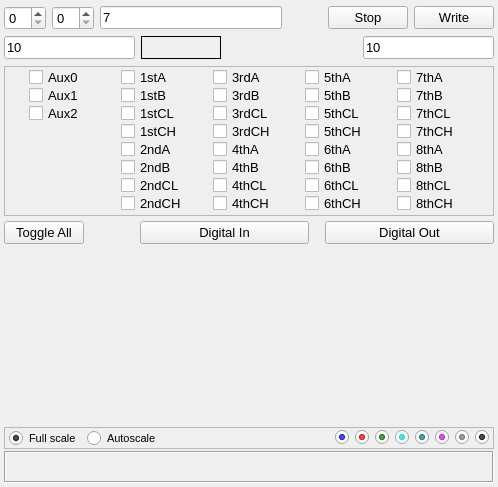
<?xml version="1.0" encoding="UTF-8"?>
<ui version="4.0">
 <class>DioSubWidget</class>
 <widget class="QWidget" name="DioSubWidget">
  <property name="geometry">
   <rect>
    <x>0</x>
    <y>0</y>
    <width>498</width>
    <height>487</height>
   </rect>
  </property>
  <property name="sizePolicy">
   <sizepolicy hsizetype="Preferred" vsizetype="Minimum">
    <horstretch>0</horstretch>
    <verstretch>0</verstretch>
   </sizepolicy>
  </property>
  <property name="minimumSize">
   <size>
    <width>0</width>
    <height>200</height>
   </size>
  </property>
  <property name="font">
   <font>
    <pointsize>10</pointsize>
   </font>
  </property>
  <property name="windowTitle">
   <string>Form</string>
  </property>
  <layout class="QVBoxLayout" name="verticalLayout">
   <property name="spacing">
    <number>2</number>
   </property>
   <property name="leftMargin">
    <number>4</number>
   </property>
   <property name="topMargin">
    <number>4</number>
   </property>
   <property name="rightMargin">
    <number>4</number>
   </property>
   <property name="bottomMargin">
    <number>4</number>
   </property>
   <item>
    <widget class="QFrame" name="fraAsync">
     <property name="sizePolicy">
      <sizepolicy hsizetype="Preferred" vsizetype="Minimum">
       <horstretch>0</horstretch>
       <verstretch>0</verstretch>
      </sizepolicy>
     </property>
     <property name="maximumSize">
      <size>
       <width>16777215</width>
       <height>33</height>
      </size>
     </property>
     <property name="frameShape">
      <enum>QFrame::NoFrame</enum>
     </property>
     <property name="frameShadow">
      <enum>QFrame::Raised</enum>
     </property>
     <layout class="QHBoxLayout" name="horizontalLayout" stretch="1,1,10,0,4,4">
      <property name="leftMargin">
       <number>0</number>
      </property>
      <property name="topMargin">
       <number>2</number>
      </property>
      <property name="rightMargin">
       <number>0</number>
      </property>
      <property name="bottomMargin">
       <number>2</number>
      </property>
      <item>
       <widget class="QSpinBox" name="spnLowChan">
        <property name="toolTip">
         <string>Low channel</string>
        </property>
       </widget>
      </item>
      <item>
       <widget class="QSpinBox" name="spnHighChan">
        <property name="toolTip">
         <string>High channel</string>
        </property>
       </widget>
      </item>
      <item>
       <widget class="QLineEdit" name="leNumSamples">
        <property name="toolTip">
         <string>Value to write</string>
        </property>
        <property name="text">
         <string>7</string>
        </property>
       </widget>
      </item>
      <item>
       <spacer name="horizontalSpacer">
        <property name="orientation">
         <enum>Qt::Horizontal</enum>
        </property>
        <property name="sizeHint" stdset="0">
         <size>
          <width>40</width>
          <height>20</height>
         </size>
        </property>
       </spacer>
      </item>
      <item>
       <widget class="QPushButton" name="cmdStop">
        <property name="text">
         <string>Stop</string>
        </property>
       </widget>
      </item>
      <item>
       <widget class="QPushButton" name="cmdGo">
        <property name="text">
         <string>Write</string>
        </property>
       </widget>
      </item>
     </layout>
    </widget>
   </item>
   <item>
    <widget class="QFrame" name="fraScan">
     <property name="minimumSize">
      <size>
       <width>0</width>
       <height>0</height>
      </size>
     </property>
     <property name="maximumSize">
      <size>
       <width>16777215</width>
       <height>33</height>
      </size>
     </property>
     <property name="frameShape">
      <enum>QFrame::NoFrame</enum>
     </property>
     <property name="frameShadow">
      <enum>QFrame::Raised</enum>
     </property>
     <layout class="QHBoxLayout" name="horizontalLayout_3">
      <property name="leftMargin">
       <number>0</number>
      </property>
      <property name="topMargin">
       <number>2</number>
      </property>
      <property name="rightMargin">
       <number>0</number>
      </property>
      <property name="bottomMargin">
       <number>2</number>
      </property>
      <item>
       <widget class="QLineEdit" name="leRate">
        <property name="toolTip">
         <string>Rate</string>
        </property>
        <property name="text">
         <string>10</string>
        </property>
       </widget>
      </item>
      <item>
       <widget class="QLabel" name="lblRateReturned">
        <property name="sizePolicy">
         <sizepolicy hsizetype="Preferred" vsizetype="Preferred">
          <horstretch>0</horstretch>
          <verstretch>0</verstretch>
         </sizepolicy>
        </property>
        <property name="minimumSize">
         <size>
          <width>80</width>
          <height>18</height>
         </size>
        </property>
        <property name="toolTip">
         <string>Actual rate returned</string>
        </property>
        <property name="frameShape">
         <enum>QFrame::Box</enum>
        </property>
        <property name="text">
         <string/>
        </property>
       </widget>
      </item>
      <item>
       <spacer name="horizontalSpacer_3">
        <property name="orientation">
         <enum>Qt::Horizontal</enum>
        </property>
        <property name="sizeHint" stdset="0">
         <size>
          <width>136</width>
          <height>20</height>
         </size>
        </property>
       </spacer>
      </item>
      <item>
       <widget class="QLineEdit" name="leBlockSize">
        <property name="toolTip">
         <string>Block size (should be &lt; samples per channel)</string>
        </property>
        <property name="text">
         <string>10</string>
        </property>
       </widget>
      </item>
     </layout>
    </widget>
   </item>
   <item>
    <widget class="QFrame" name="fraPorts">
     <property name="sizePolicy">
      <sizepolicy hsizetype="Preferred" vsizetype="Preferred">
       <horstretch>0</horstretch>
       <verstretch>0</verstretch>
      </sizepolicy>
     </property>
     <property name="minimumSize">
      <size>
       <width>0</width>
       <height>190</height>
      </size>
     </property>
     <property name="frameShape">
      <enum>QFrame::NoFrame</enum>
     </property>
     <property name="frameShadow">
      <enum>QFrame::Raised</enum>
     </property>
     <layout class="QVBoxLayout" name="portLayout">
      <property name="spacing">
       <number>0</number>
      </property>
      <property name="leftMargin">
       <number>0</number>
      </property>
      <property name="topMargin">
       <number>2</number>
      </property>
      <property name="rightMargin">
       <number>0</number>
      </property>
      <property name="bottomMargin">
       <number>2</number>
      </property>
      <item>
       <widget class="QFrame" name="fraPortSel">
        <property name="minimumSize">
         <size>
          <width>0</width>
          <height>148</height>
         </size>
        </property>
        <property name="maximumSize">
         <size>
          <width>16777215</width>
          <height>150</height>
         </size>
        </property>
        <property name="frameShape">
         <enum>QFrame::StyledPanel</enum>
        </property>
        <property name="frameShadow">
         <enum>QFrame::Raised</enum>
        </property>
        <layout class="QGridLayout" name="gridLayout_2">
         <property name="leftMargin">
          <number>6</number>
         </property>
         <property name="topMargin">
          <number>2</number>
         </property>
         <property name="rightMargin">
          <number>6</number>
         </property>
         <property name="bottomMargin">
          <number>2</number>
         </property>
         <property name="horizontalSpacing">
          <number>4</number>
         </property>
         <property name="verticalSpacing">
          <number>2</number>
         </property>
         <item row="0" column="0">
          <widget class="QCheckBox" name="chkAux0">
           <property name="sizePolicy">
            <sizepolicy hsizetype="Minimum" vsizetype="Minimum">
             <horstretch>0</horstretch>
             <verstretch>0</verstretch>
            </sizepolicy>
           </property>
           <property name="minimumSize">
            <size>
             <width>0</width>
             <height>0</height>
            </size>
           </property>
           <property name="maximumSize">
            <size>
             <width>70</width>
             <height>16</height>
            </size>
           </property>
           <property name="font">
            <font>
             <pointsize>10</pointsize>
            </font>
           </property>
           <property name="text">
            <string>Aux0</string>
           </property>
           <property name="portNum" stdset="0">
            <number>1</number>
           </property>
          </widget>
         </item>
         <item row="0" column="1">
          <widget class="QCheckBox" name="chk1stA">
           <property name="maximumSize">
            <size>
             <width>70</width>
             <height>16</height>
            </size>
           </property>
           <property name="font">
            <font>
             <pointsize>10</pointsize>
            </font>
           </property>
           <property name="text">
            <string>1stA</string>
           </property>
           <property name="portNum" stdset="0">
            <number>10</number>
           </property>
          </widget>
         </item>
         <item row="0" column="2">
          <widget class="QCheckBox" name="chk3rdA">
           <property name="maximumSize">
            <size>
             <width>70</width>
             <height>16</height>
            </size>
           </property>
           <property name="font">
            <font>
             <pointsize>10</pointsize>
            </font>
           </property>
           <property name="text">
            <string>3rdA</string>
           </property>
           <property name="portNum" stdset="0">
            <string>18</string>
           </property>
          </widget>
         </item>
         <item row="0" column="3">
          <widget class="QCheckBox" name="chk5thA">
           <property name="maximumSize">
            <size>
             <width>70</width>
             <height>16</height>
            </size>
           </property>
           <property name="font">
            <font>
             <pointsize>10</pointsize>
            </font>
           </property>
           <property name="text">
            <string>5thA</string>
           </property>
           <property name="portNum" stdset="0">
            <string>26</string>
           </property>
          </widget>
         </item>
         <item row="0" column="4">
          <widget class="QCheckBox" name="chk7thA">
           <property name="maximumSize">
            <size>
             <width>70</width>
             <height>16</height>
            </size>
           </property>
           <property name="font">
            <font>
             <pointsize>10</pointsize>
            </font>
           </property>
           <property name="text">
            <string>7thA</string>
           </property>
           <property name="portNum" stdset="0">
            <string>34</string>
           </property>
          </widget>
         </item>
         <item row="1" column="0">
          <widget class="QCheckBox" name="chkAux1">
           <property name="maximumSize">
            <size>
             <width>70</width>
             <height>16</height>
            </size>
           </property>
           <property name="font">
            <font>
             <pointsize>10</pointsize>
            </font>
           </property>
           <property name="text">
            <string>Aux1</string>
           </property>
           <property name="portNum" stdset="0">
            <number>2</number>
           </property>
          </widget>
         </item>
         <item row="1" column="1">
          <widget class="QCheckBox" name="chk1stB">
           <property name="maximumSize">
            <size>
             <width>70</width>
             <height>16</height>
            </size>
           </property>
           <property name="font">
            <font>
             <pointsize>10</pointsize>
            </font>
           </property>
           <property name="text">
            <string>1stB</string>
           </property>
           <property name="portNum" stdset="0">
            <number>11</number>
           </property>
          </widget>
         </item>
         <item row="1" column="2">
          <widget class="QCheckBox" name="chk3rdB">
           <property name="maximumSize">
            <size>
             <width>70</width>
             <height>16</height>
            </size>
           </property>
           <property name="font">
            <font>
             <pointsize>10</pointsize>
            </font>
           </property>
           <property name="text">
            <string>3rdB</string>
           </property>
           <property name="portNum" stdset="0">
            <string>19</string>
           </property>
          </widget>
         </item>
         <item row="1" column="3">
          <widget class="QCheckBox" name="chk5thB">
           <property name="maximumSize">
            <size>
             <width>70</width>
             <height>16</height>
            </size>
           </property>
           <property name="font">
            <font>
             <pointsize>10</pointsize>
            </font>
           </property>
           <property name="text">
            <string>5thB</string>
           </property>
           <property name="portNum" stdset="0">
            <string>27</string>
           </property>
          </widget>
         </item>
         <item row="1" column="4">
          <widget class="QCheckBox" name="chk7thB">
           <property name="maximumSize">
            <size>
             <width>70</width>
             <height>16</height>
            </size>
           </property>
           <property name="font">
            <font>
             <pointsize>10</pointsize>
            </font>
           </property>
           <property name="text">
            <string>7thB</string>
           </property>
           <property name="portNum" stdset="0">
            <string>35</string>
           </property>
          </widget>
         </item>
         <item row="2" column="0">
          <widget class="QCheckBox" name="chkAux2">
           <property name="maximumSize">
            <size>
             <width>70</width>
             <height>16</height>
            </size>
           </property>
           <property name="font">
            <font>
             <pointsize>10</pointsize>
            </font>
           </property>
           <property name="text">
            <string>Aux2</string>
           </property>
           <property name="portNum" stdset="0">
            <number>3</number>
           </property>
          </widget>
         </item>
         <item row="2" column="1">
          <widget class="QCheckBox" name="chk1stCL">
           <property name="maximumSize">
            <size>
             <width>70</width>
             <height>16</height>
            </size>
           </property>
           <property name="font">
            <font>
             <pointsize>10</pointsize>
            </font>
           </property>
           <property name="text">
            <string>1stCL</string>
           </property>
           <property name="portNum" stdset="0">
            <number>12</number>
           </property>
          </widget>
         </item>
         <item row="2" column="2">
          <widget class="QCheckBox" name="chk3rdCL">
           <property name="maximumSize">
            <size>
             <width>70</width>
             <height>16</height>
            </size>
           </property>
           <property name="font">
            <font>
             <pointsize>10</pointsize>
            </font>
           </property>
           <property name="text">
            <string>3rdCL</string>
           </property>
           <property name="portNum" stdset="0">
            <string>20</string>
           </property>
          </widget>
         </item>
         <item row="2" column="3">
          <widget class="QCheckBox" name="chk5thCL">
           <property name="maximumSize">
            <size>
             <width>70</width>
             <height>16</height>
            </size>
           </property>
           <property name="font">
            <font>
             <pointsize>10</pointsize>
            </font>
           </property>
           <property name="text">
            <string>5thCL</string>
           </property>
           <property name="portNum" stdset="0">
            <string>28</string>
           </property>
          </widget>
         </item>
         <item row="2" column="4">
          <widget class="QCheckBox" name="chk7thCL">
           <property name="maximumSize">
            <size>
             <width>70</width>
             <height>16</height>
            </size>
           </property>
           <property name="font">
            <font>
             <pointsize>10</pointsize>
            </font>
           </property>
           <property name="text">
            <string>7thCL</string>
           </property>
           <property name="portNum" stdset="0">
            <string>36</string>
           </property>
          </widget>
         </item>
         <item row="3" column="1">
          <widget class="QCheckBox" name="chk1stCH">
           <property name="maximumSize">
            <size>
             <width>70</width>
             <height>16</height>
            </size>
           </property>
           <property name="font">
            <font>
             <pointsize>10</pointsize>
            </font>
           </property>
           <property name="text">
            <string>1stCH</string>
           </property>
           <property name="portNum" stdset="0">
            <number>13</number>
           </property>
          </widget>
         </item>
         <item row="3" column="2">
          <widget class="QCheckBox" name="chk3rdCH">
           <property name="maximumSize">
            <size>
             <width>70</width>
             <height>16</height>
            </size>
           </property>
           <property name="font">
            <font>
             <pointsize>10</pointsize>
            </font>
           </property>
           <property name="text">
            <string>3rdCH</string>
           </property>
           <property name="portNum" stdset="0">
            <string>21</string>
           </property>
          </widget>
         </item>
         <item row="3" column="3">
          <widget class="QCheckBox" name="chk5thCH">
           <property name="maximumSize">
            <size>
             <width>70</width>
             <height>16</height>
            </size>
           </property>
           <property name="font">
            <font>
             <pointsize>10</pointsize>
            </font>
           </property>
           <property name="text">
            <string>5thCH</string>
           </property>
           <property name="portNum" stdset="0">
            <string>29</string>
           </property>
          </widget>
         </item>
         <item row="3" column="4">
          <widget class="QCheckBox" name="chk7thCH">
           <property name="maximumSize">
            <size>
             <width>70</width>
             <height>16</height>
            </size>
           </property>
           <property name="font">
            <font>
             <pointsize>10</pointsize>
            </font>
           </property>
           <property name="text">
            <string>7thCH</string>
           </property>
           <property name="portNum" stdset="0">
            <string>37</string>
           </property>
          </widget>
         </item>
         <item row="4" column="1">
          <widget class="QCheckBox" name="chk2ndA">
           <property name="maximumSize">
            <size>
             <width>70</width>
             <height>16</height>
            </size>
           </property>
           <property name="font">
            <font>
             <pointsize>10</pointsize>
            </font>
           </property>
           <property name="text">
            <string>2ndA</string>
           </property>
           <property name="portNum" stdset="0">
            <string>14</string>
           </property>
          </widget>
         </item>
         <item row="4" column="2">
          <widget class="QCheckBox" name="chk4thA">
           <property name="maximumSize">
            <size>
             <width>70</width>
             <height>16</height>
            </size>
           </property>
           <property name="font">
            <font>
             <pointsize>10</pointsize>
            </font>
           </property>
           <property name="text">
            <string>4thA</string>
           </property>
           <property name="portNum" stdset="0">
            <string>22</string>
           </property>
          </widget>
         </item>
         <item row="4" column="3">
          <widget class="QCheckBox" name="chk6thA">
           <property name="maximumSize">
            <size>
             <width>70</width>
             <height>16</height>
            </size>
           </property>
           <property name="font">
            <font>
             <pointsize>10</pointsize>
            </font>
           </property>
           <property name="text">
            <string>6thA</string>
           </property>
           <property name="portNum" stdset="0">
            <string>30</string>
           </property>
          </widget>
         </item>
         <item row="4" column="4">
          <widget class="QCheckBox" name="chk8thA">
           <property name="maximumSize">
            <size>
             <width>70</width>
             <height>16</height>
            </size>
           </property>
           <property name="font">
            <font>
             <pointsize>10</pointsize>
            </font>
           </property>
           <property name="text">
            <string>8thA</string>
           </property>
           <property name="portNum" stdset="0">
            <string>38</string>
           </property>
          </widget>
         </item>
         <item row="5" column="1">
          <widget class="QCheckBox" name="chk2ndB">
           <property name="maximumSize">
            <size>
             <width>70</width>
             <height>16</height>
            </size>
           </property>
           <property name="font">
            <font>
             <pointsize>10</pointsize>
            </font>
           </property>
           <property name="text">
            <string>2ndB</string>
           </property>
           <property name="portNum" stdset="0">
            <string>15</string>
           </property>
          </widget>
         </item>
         <item row="5" column="2">
          <widget class="QCheckBox" name="chk4thB">
           <property name="maximumSize">
            <size>
             <width>70</width>
             <height>16</height>
            </size>
           </property>
           <property name="font">
            <font>
             <pointsize>10</pointsize>
            </font>
           </property>
           <property name="text">
            <string>4thB</string>
           </property>
           <property name="portNum" stdset="0">
            <string>23</string>
           </property>
          </widget>
         </item>
         <item row="5" column="3">
          <widget class="QCheckBox" name="chk6thB">
           <property name="maximumSize">
            <size>
             <width>70</width>
             <height>16</height>
            </size>
           </property>
           <property name="font">
            <font>
             <pointsize>10</pointsize>
            </font>
           </property>
           <property name="text">
            <string>6thB</string>
           </property>
           <property name="portNum" stdset="0">
            <string>31</string>
           </property>
          </widget>
         </item>
         <item row="5" column="4">
          <widget class="QCheckBox" name="chk8thB">
           <property name="maximumSize">
            <size>
             <width>70</width>
             <height>16</height>
            </size>
           </property>
           <property name="font">
            <font>
             <pointsize>10</pointsize>
            </font>
           </property>
           <property name="text">
            <string>8thB</string>
           </property>
           <property name="portNum" stdset="0">
            <string>39</string>
           </property>
          </widget>
         </item>
         <item row="6" column="1">
          <widget class="QCheckBox" name="chk2ndCL">
           <property name="maximumSize">
            <size>
             <width>70</width>
             <height>16</height>
            </size>
           </property>
           <property name="font">
            <font>
             <pointsize>10</pointsize>
            </font>
           </property>
           <property name="text">
            <string>2ndCL</string>
           </property>
           <property name="portNum" stdset="0">
            <string>16</string>
           </property>
          </widget>
         </item>
         <item row="6" column="2">
          <widget class="QCheckBox" name="chk4thCL">
           <property name="maximumSize">
            <size>
             <width>70</width>
             <height>16</height>
            </size>
           </property>
           <property name="font">
            <font>
             <pointsize>10</pointsize>
            </font>
           </property>
           <property name="text">
            <string>4thCL</string>
           </property>
           <property name="portNum" stdset="0">
            <string>24</string>
           </property>
          </widget>
         </item>
         <item row="6" column="3">
          <widget class="QCheckBox" name="chk6thCL">
           <property name="maximumSize">
            <size>
             <width>70</width>
             <height>16</height>
            </size>
           </property>
           <property name="font">
            <font>
             <pointsize>10</pointsize>
            </font>
           </property>
           <property name="text">
            <string>6thCL</string>
           </property>
           <property name="portNum" stdset="0">
            <string>32</string>
           </property>
          </widget>
         </item>
         <item row="6" column="4">
          <widget class="QCheckBox" name="chk8thCL">
           <property name="maximumSize">
            <size>
             <width>70</width>
             <height>16</height>
            </size>
           </property>
           <property name="font">
            <font>
             <pointsize>10</pointsize>
            </font>
           </property>
           <property name="text">
            <string>8thCL</string>
           </property>
           <property name="portNum" stdset="0">
            <string>40</string>
           </property>
          </widget>
         </item>
         <item row="7" column="1">
          <widget class="QCheckBox" name="chk2ndCH">
           <property name="maximumSize">
            <size>
             <width>70</width>
             <height>16</height>
            </size>
           </property>
           <property name="font">
            <font>
             <pointsize>10</pointsize>
            </font>
           </property>
           <property name="text">
            <string>2ndCH</string>
           </property>
           <property name="portNum" stdset="0">
            <string>17</string>
           </property>
          </widget>
         </item>
         <item row="7" column="2">
          <widget class="QCheckBox" name="chk4thCH">
           <property name="maximumSize">
            <size>
             <width>70</width>
             <height>16</height>
            </size>
           </property>
           <property name="font">
            <font>
             <pointsize>10</pointsize>
            </font>
           </property>
           <property name="text">
            <string>4thCH</string>
           </property>
           <property name="portNum" stdset="0">
            <string>25</string>
           </property>
          </widget>
         </item>
         <item row="7" column="3">
          <widget class="QCheckBox" name="chk6thCH">
           <property name="maximumSize">
            <size>
             <width>70</width>
             <height>16</height>
            </size>
           </property>
           <property name="font">
            <font>
             <pointsize>10</pointsize>
            </font>
           </property>
           <property name="text">
            <string>6thCH</string>
           </property>
           <property name="portNum" stdset="0">
            <string>33</string>
           </property>
          </widget>
         </item>
         <item row="7" column="4">
          <widget class="QCheckBox" name="chk8thCH">
           <property name="maximumSize">
            <size>
             <width>70</width>
             <height>16</height>
            </size>
           </property>
           <property name="font">
            <font>
             <pointsize>10</pointsize>
            </font>
           </property>
           <property name="text">
            <string>8thCH</string>
           </property>
           <property name="portNum" stdset="0">
            <string>41</string>
           </property>
          </widget>
         </item>
        </layout>
       </widget>
      </item>
      <item>
       <widget class="QFrame" name="fraPortCfg">
        <property name="maximumSize">
         <size>
          <width>16777215</width>
          <height>32</height>
         </size>
        </property>
        <property name="frameShape">
         <enum>QFrame::NoFrame</enum>
        </property>
        <property name="frameShadow">
         <enum>QFrame::Raised</enum>
        </property>
        <layout class="QHBoxLayout" name="portSetLayout" stretch="1,0,3,3">
         <property name="spacing">
          <number>16</number>
         </property>
         <property name="leftMargin">
          <number>0</number>
         </property>
         <property name="topMargin">
          <number>2</number>
         </property>
         <property name="rightMargin">
          <number>0</number>
         </property>
         <property name="bottomMargin">
          <number>2</number>
         </property>
         <item>
          <widget class="QPushButton" name="cmdToggle">
           <property name="text">
            <string>Toggle All</string>
           </property>
          </widget>
         </item>
         <item>
          <spacer name="horizontalSpacer_2">
           <property name="orientation">
            <enum>Qt::Horizontal</enum>
           </property>
           <property name="sizeHint" stdset="0">
            <size>
             <width>40</width>
             <height>20</height>
            </size>
           </property>
          </spacer>
         </item>
         <item>
          <widget class="QPushButton" name="cmdConfigIn">
           <property name="text">
            <string>Digital In</string>
           </property>
          </widget>
         </item>
         <item>
          <widget class="QPushButton" name="cmdConfigOut">
           <property name="text">
            <string>Digital Out</string>
           </property>
          </widget>
         </item>
        </layout>
       </widget>
      </item>
     </layout>
    </widget>
   </item>
   <item>
    <widget class="QStackedWidget" name="stackedWidget">
     <property name="currentIndex">
      <number>2</number>
     </property>
     <widget class="QWidget" name="pgText">
      <layout class="QVBoxLayout" name="pgTextLayout">
       <property name="leftMargin">
        <number>0</number>
       </property>
       <property name="topMargin">
        <number>0</number>
       </property>
       <property name="rightMargin">
        <number>0</number>
       </property>
       <property name="bottomMargin">
        <number>0</number>
       </property>
       <item>
        <widget class="QTextEdit" name="teShowValues">
         <property name="font">
          <font>
           <family>Courier 10 Pitch</family>
          </font>
         </property>
         <property name="toolTip">
          <string>Display resolution: Alt-&quot;+&quot; or Alt-&quot;-&quot;</string>
         </property>
         <property name="tabStopWidth">
          <number>40</number>
         </property>
        </widget>
       </item>
      </layout>
     </widget>
     <widget class="QWidget" name="pgBits"/>
     <widget class="QWidget" name="pgPlot">
      <layout class="QVBoxLayout" name="verticalLayout_2" stretch="10,1">
       <property name="spacing">
        <number>0</number>
       </property>
       <property name="leftMargin">
        <number>0</number>
       </property>
       <property name="topMargin">
        <number>0</number>
       </property>
       <property name="rightMargin">
        <number>0</number>
       </property>
       <property name="bottomMargin">
        <number>0</number>
       </property>
       <item>
        <widget class="QCustomPlot" name="plotDigitalData" native="true"/>
       </item>
       <item>
        <widget class="QFrame" name="fraPlotCtl">
         <property name="font">
          <font>
           <pointsize>8</pointsize>
          </font>
         </property>
         <property name="frameShape">
          <enum>QFrame::StyledPanel</enum>
         </property>
         <property name="frameShadow">
          <enum>QFrame::Raised</enum>
         </property>
         <layout class="QHBoxLayout" name="horizontalLayout_4">
          <property name="leftMargin">
           <number>4</number>
          </property>
          <property name="topMargin">
           <number>0</number>
          </property>
          <property name="rightMargin">
           <number>4</number>
          </property>
          <property name="bottomMargin">
           <number>0</number>
          </property>
          <item>
           <widget class="QRadioButton" name="rbFullScale">
            <property name="maximumSize">
             <size>
              <width>16777215</width>
              <height>20</height>
             </size>
            </property>
            <property name="text">
             <string>Full scale</string>
            </property>
            <property name="checked">
             <bool>true</bool>
            </property>
           </widget>
          </item>
          <item>
           <widget class="QRadioButton" name="rbAutoScale">
            <property name="maximumSize">
             <size>
              <width>16777215</width>
              <height>20</height>
             </size>
            </property>
            <property name="text">
             <string>Autoscale</string>
            </property>
           </widget>
          </item>
          <item>
           <spacer name="horizontalSpacer_4">
            <property name="orientation">
             <enum>Qt::Horizontal</enum>
            </property>
            <property name="sizeHint" stdset="0">
             <size>
              <width>342</width>
              <height>20</height>
             </size>
            </property>
           </spacer>
          </item>
          <item>
           <widget class="QFrame" name="fraPlotSel">
            <property name="frameShape">
             <enum>QFrame::NoFrame</enum>
            </property>
            <property name="frameShadow">
             <enum>QFrame::Raised</enum>
            </property>
            <layout class="QHBoxLayout" name="horizontalLayout_2">
             <property name="leftMargin">
              <number>0</number>
             </property>
             <property name="topMargin">
              <number>0</number>
             </property>
             <property name="rightMargin">
              <number>0</number>
             </property>
             <property name="bottomMargin">
              <number>0</number>
             </property>
             <item>
              <widget class="QRadioButton" name="rbPlot0">
               <property name="styleSheet">
                <string notr="true">color: blue;</string>
               </property>
               <property name="text">
                <string/>
               </property>
               <property name="checked">
                <bool>true</bool>
               </property>
               <property name="autoExclusive">
                <bool>false</bool>
               </property>
              </widget>
             </item>
             <item>
              <widget class="QRadioButton" name="rbPlot1">
               <property name="styleSheet">
                <string notr="true">color: red;</string>
               </property>
               <property name="text">
                <string/>
               </property>
               <property name="checked">
                <bool>true</bool>
               </property>
               <property name="autoExclusive">
                <bool>false</bool>
               </property>
              </widget>
             </item>
             <item>
              <widget class="QRadioButton" name="rbPlot2">
               <property name="styleSheet">
                <string notr="true">color: green;</string>
               </property>
               <property name="text">
                <string/>
               </property>
               <property name="checked">
                <bool>true</bool>
               </property>
               <property name="autoExclusive">
                <bool>false</bool>
               </property>
              </widget>
             </item>
             <item>
              <widget class="QRadioButton" name="rbPlot3">
               <property name="styleSheet">
                <string notr="true">color: cyan;</string>
               </property>
               <property name="text">
                <string/>
               </property>
               <property name="checked">
                <bool>true</bool>
               </property>
               <property name="autoExclusive">
                <bool>false</bool>
               </property>
              </widget>
             </item>
             <item>
              <widget class="QRadioButton" name="rbPlot4">
               <property name="styleSheet">
                <string notr="true">color: darkCyan;</string>
               </property>
               <property name="text">
                <string/>
               </property>
               <property name="checked">
                <bool>true</bool>
               </property>
               <property name="autoExclusive">
                <bool>false</bool>
               </property>
              </widget>
             </item>
             <item>
              <widget class="QRadioButton" name="rbPlot5">
               <property name="styleSheet">
                <string notr="true">color: magenta;</string>
               </property>
               <property name="text">
                <string/>
               </property>
               <property name="checked">
                <bool>true</bool>
               </property>
               <property name="autoExclusive">
                <bool>false</bool>
               </property>
              </widget>
             </item>
             <item>
              <widget class="QRadioButton" name="rbPlot6">
               <property name="styleSheet">
                <string notr="true">color: gray;</string>
               </property>
               <property name="text">
                <string/>
               </property>
               <property name="checked">
                <bool>true</bool>
               </property>
               <property name="autoExclusive">
                <bool>false</bool>
               </property>
              </widget>
             </item>
             <item>
              <widget class="QRadioButton" name="rbPlot7">
               <property name="styleSheet">
                <string notr="true"/>
               </property>
               <property name="text">
                <string/>
               </property>
               <property name="checked">
                <bool>true</bool>
               </property>
               <property name="autoExclusive">
                <bool>false</bool>
               </property>
              </widget>
             </item>
            </layout>
           </widget>
          </item>
         </layout>
        </widget>
       </item>
      </layout>
     </widget>
    </widget>
   </item>
   <item>
    <widget class="QFrame" name="fraInfoStat">
     <property name="font">
      <font>
       <pointsize>8</pointsize>
      </font>
     </property>
     <property name="frameShape">
      <enum>QFrame::Box</enum>
     </property>
     <property name="frameShadow">
      <enum>QFrame::Sunken</enum>
     </property>
     <layout class="QVBoxLayout" name="verticalLayout_6">
      <property name="spacing">
       <number>0</number>
      </property>
      <property name="leftMargin">
       <number>0</number>
      </property>
      <property name="topMargin">
       <number>0</number>
      </property>
      <property name="rightMargin">
       <number>0</number>
      </property>
      <property name="bottomMargin">
       <number>0</number>
      </property>
      <item>
       <widget class="QLabel" name="lblInfo">
        <property name="sizePolicy">
         <sizepolicy hsizetype="Preferred" vsizetype="Minimum">
          <horstretch>0</horstretch>
          <verstretch>0</verstretch>
         </sizepolicy>
        </property>
        <property name="text">
         <string/>
        </property>
        <property name="margin">
         <number>2</number>
        </property>
       </widget>
      </item>
      <item>
       <widget class="QLabel" name="lblStatus">
        <property name="sizePolicy">
         <sizepolicy hsizetype="Preferred" vsizetype="Minimum">
          <horstretch>0</horstretch>
          <verstretch>0</verstretch>
         </sizepolicy>
        </property>
        <property name="font">
         <font>
          <family>Courier 10 Pitch</family>
          <pointsize>8</pointsize>
         </font>
        </property>
        <property name="text">
         <string/>
        </property>
        <property name="margin">
         <number>2</number>
        </property>
       </widget>
      </item>
     </layout>
    </widget>
   </item>
  </layout>
 </widget>
 <customwidgets>
  <customwidget>
   <class>QCustomPlot</class>
   <extends>QWidget</extends>
   <header>qcustomplot.h</header>
   <container>1</container>
  </customwidget>
 </customwidgets>
 <tabstops>
  <tabstop>cmdGo</tabstop>
  <tabstop>cmdStop</tabstop>
  <tabstop>cmdConfigIn</tabstop>
  <tabstop>cmdConfigOut</tabstop>
  <tabstop>cmdToggle</tabstop>
  <tabstop>spnLowChan</tabstop>
  <tabstop>spnHighChan</tabstop>
  <tabstop>leNumSamples</tabstop>
  <tabstop>leRate</tabstop>
  <tabstop>leBlockSize</tabstop>
  <tabstop>chk5thA</tabstop>
  <tabstop>chk7thA</tabstop>
  <tabstop>chkAux1</tabstop>
  <tabstop>chk1stB</tabstop>
  <tabstop>chk3rdB</tabstop>
  <tabstop>chk5thB</tabstop>
  <tabstop>chk7thB</tabstop>
  <tabstop>chkAux2</tabstop>
  <tabstop>chk1stCL</tabstop>
  <tabstop>chk3rdCL</tabstop>
  <tabstop>chk5thCL</tabstop>
  <tabstop>chk7thCL</tabstop>
  <tabstop>chk1stCH</tabstop>
  <tabstop>chk3rdCH</tabstop>
  <tabstop>chk5thCH</tabstop>
  <tabstop>chk7thCH</tabstop>
  <tabstop>chk2ndA</tabstop>
  <tabstop>chk4thA</tabstop>
  <tabstop>chk6thA</tabstop>
  <tabstop>chk8thA</tabstop>
  <tabstop>chk2ndB</tabstop>
  <tabstop>chk4thB</tabstop>
  <tabstop>chk6thB</tabstop>
  <tabstop>chk8thB</tabstop>
  <tabstop>chk2ndCL</tabstop>
  <tabstop>chk4thCL</tabstop>
  <tabstop>chk6thCL</tabstop>
  <tabstop>chk8thCL</tabstop>
  <tabstop>chk2ndCH</tabstop>
  <tabstop>chk4thCH</tabstop>
  <tabstop>chk6thCH</tabstop>
  <tabstop>chk8thCH</tabstop>
  <tabstop>chk1stA</tabstop>
  <tabstop>chkAux0</tabstop>
  <tabstop>chk3rdA</tabstop>
  <tabstop>teShowValues</tabstop>
 </tabstops>
 <resources/>
 <connections/>
</ui>
